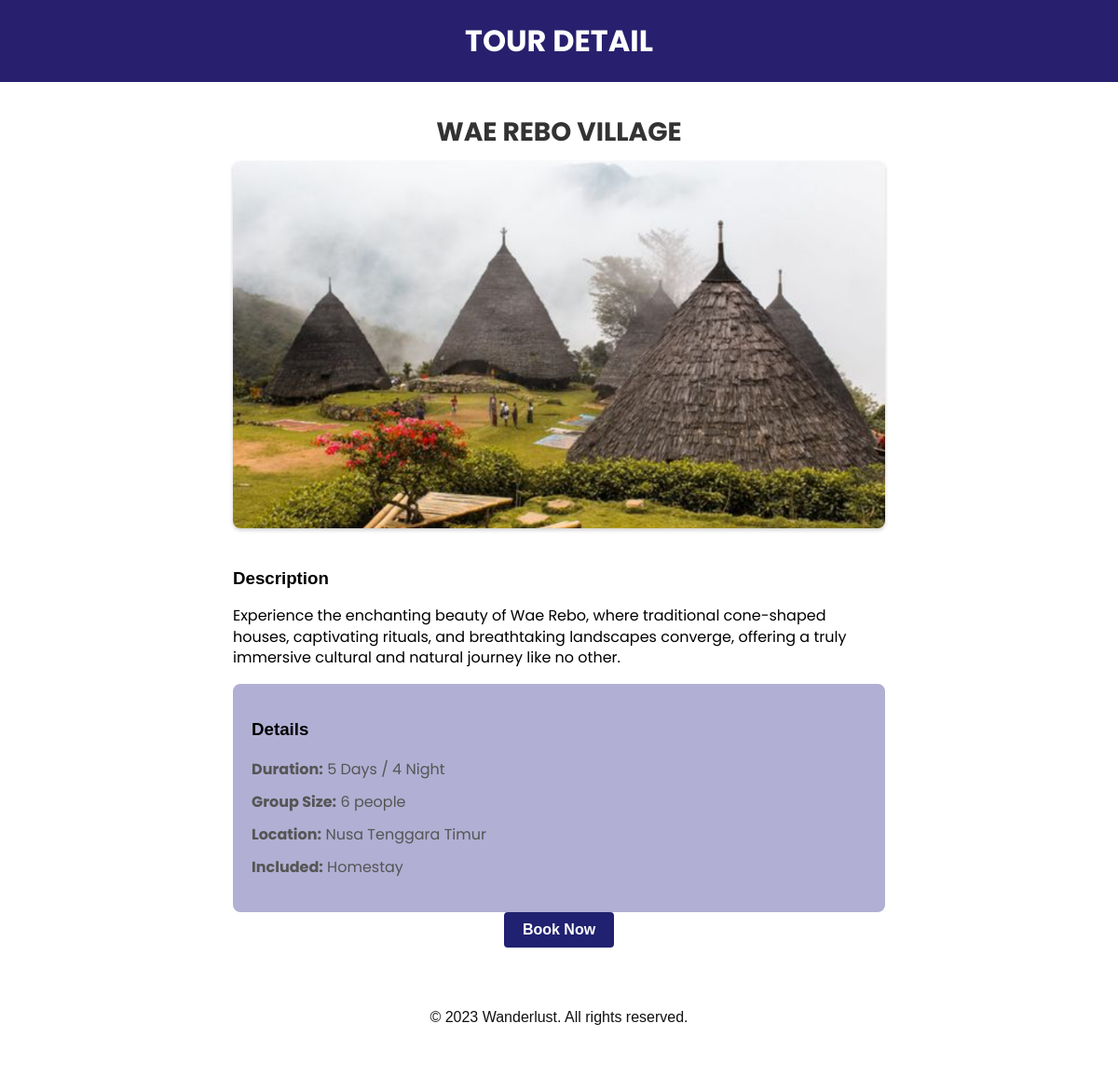
The page /wanderlust/deskripsi.php?id=1 on the database its author committed.
### tables this page shows
CREATE TABLE `paket` (
  `id_paket` int(11) NOT NULL,
  `id_keterangan` int(11) NOT NULL,
  `jumlah_hari` int(11) NOT NULL,
  `keterangan_paket` varchar(50) NOT NULL
);

CREATE TABLE `wisata` (
  `id_wisata` int(11) NOT NULL,
  `nama_wisata` varchar(250) NOT NULL,
  `deskripsi_wisata` text NOT NULL,
  `harga_wisata` int(11) NOT NULL,
  `img_wisata` varchar(255) NOT NULL
);

CREATE TABLE `lokasi` (
  `id_lokasi` int(11) NOT NULL,
  `nama` varchar(50) NOT NULL,
  `keterangan` varchar(100) NOT NULL
);

CREATE TABLE `penginapan` (
  `id_penginapan` int(11) NOT NULL,
  `nama_penginapan` varchar(100) NOT NULL,
  `harga` int(11) NOT NULL
);

### wanderlust/conn.php (called while the page is built, shortened)
<?php
$servername = "localhost";
$username = "root";
$password_db = "";
$database = "wanderlust";
$conn = new mysqli($servername, $username, $password_db, $database);
function queryData(string $query): array {
    global $conn;
    $data = [];
    $result = $conn->query($query);
    while($row = $result->fetch_assoc()) {
        array_push($data, $row);
    }
    return $data;
}
?>

### wanderlust/deskripsi.php (the view, shortened to what this page needs)
<?php
require_once "conn.php";
$id = $_GET["id"];
$query = "SELECT * FROM paket as p
JOIN keterangan_paket AS kp ON kp.id_keterangan = p.id_keterangan
JOIN penginapan AS pn ON pn.id_penginapan = kp.id_penginapan
JOIN wisata AS w ON w.id_wisata = kp.id_wisata
JOIN lokasi AS l ON l.id_lokasi = kp.id_lokasi
WHERE id_paket = $id;
";
$data = queryData($query);
$data = $data[0];
?>
<!DOCTYPE html>
<html lang="en">
<head>
  <link rel="stylesheet" href="assets/css/style4.css">
</head>
<body>
  <header>
    <h1>Tour Detail</h1>
  </header>
  <main class="container">
    <section class="tour-detail">
      <h2 class="tour-title"><?= $data["nama_wisata"] ?></h2>
      <div class="tour-image">
      <img src="./assets/images/<?= $data["img_wisata"] ?>" alt="Gambar <?= $data["img_wisata"] ?>" loading="lazy">
      </div>
      <div class="tour-description">
        <h3>Description</h3>
        <p>
          <?= $data["deskripsi_wisata"] ?>
        </p>
      </div>
      <div class="tour-details">
        <h3>Details</h3>
        <ul>
          <li><strong>Duration:</strong> <?= $data["keterangan_paket"] ?></li>
          <li><strong>Group Size:</strong> 6 people</li>
          <li><strong>Location:</strong> <?= $data["keterangan"] ?> </li>
          <li><strong>Included:</strong> <?= $data["nama_penginapan"]?> </li>
        </ul>
      </div>
      <div class="btn-container">
         <a href="booking.php" class="btn btn-secondary">Book Now</a>
         </div>
    </section>
    <footer>
    <div class="container">
      <div class="footer-text">
        <p>&copy; 2023 Wanderlust. All rights reserved.</p>
      </div>
    </div>
  </footer>
  </main>
</body>
</html>

### wanderlust/assets/css/style4.css (style rules this page uses)
body { font-family: Arial, sans-serif; margin: 0; padding: 0; }
header { background-color: #28206e; color: #fff; padding: 20px; text-align: center; }
header h1 { margin: 0; font-family: "Poppins", sans-serif; font-size: 32px; text-transform: uppercase; }
.container { max-width: 700px; margin: 0 auto; padding: 10px; display: flex; flex-direction: column; justify-content: center; }
.tour-detail { margin-bottom: 20px; }
.tour-title { font-size: 28px; text-transform: uppercase; font-weight: bold; margin-bottom: 10px; text-align: center; color: #333; font-family: "Poppins", sans-serif; }
.tour-image img { max-width: 100%; height: auto; margin-bottom: 20px; border-radius: 8px; box-shadow: 0 2px 4px rgba(0, 0, 0, 0.2); }
.tour-description p { line-height: 1.4; color: #000000; font-family: "Poppins", sans-serif; }
.tour-details { background-color: #b1afd3; padding: 20px; border-radius: 8px; }
.tour-details ul { list-style: none; padding: 0; }
.tour-details ul li { margin-bottom: 10px; color: #555; font-family: "Poppins", sans-serif; }
.btn { display: inline-block; padding: 10px 20px; font-size: 16px; font-weight: bold; text-align: center; text-decoration: none; border-radius: 4px; transition: background-color 0.3s; }
.btn-container { text-align: center; }
.btn-secondary { background-color: #202170; color: #fff; }
footer { background-color: #ffffff; color: #000000ef; padding: 20px; text-align: center; }

### rows shown on the page
paket: wisata.nama_wisata "WAE REBO VILLAGE", wisata.img_wisata (picture), wisata.deskripsi_wisata "Experience the enchanting beauty of Wae Rebo, where traditional cone-shaped houses, captivating rituals, and breathtaking landscapes converge, offering a truly immersive cultural and natural journey like no other.", keterangan_paket "5 Days / 4 Night", lokasi.keterangan "Nusa Tenggara Timur", penginapan.nama_penginapan "Homestay"
